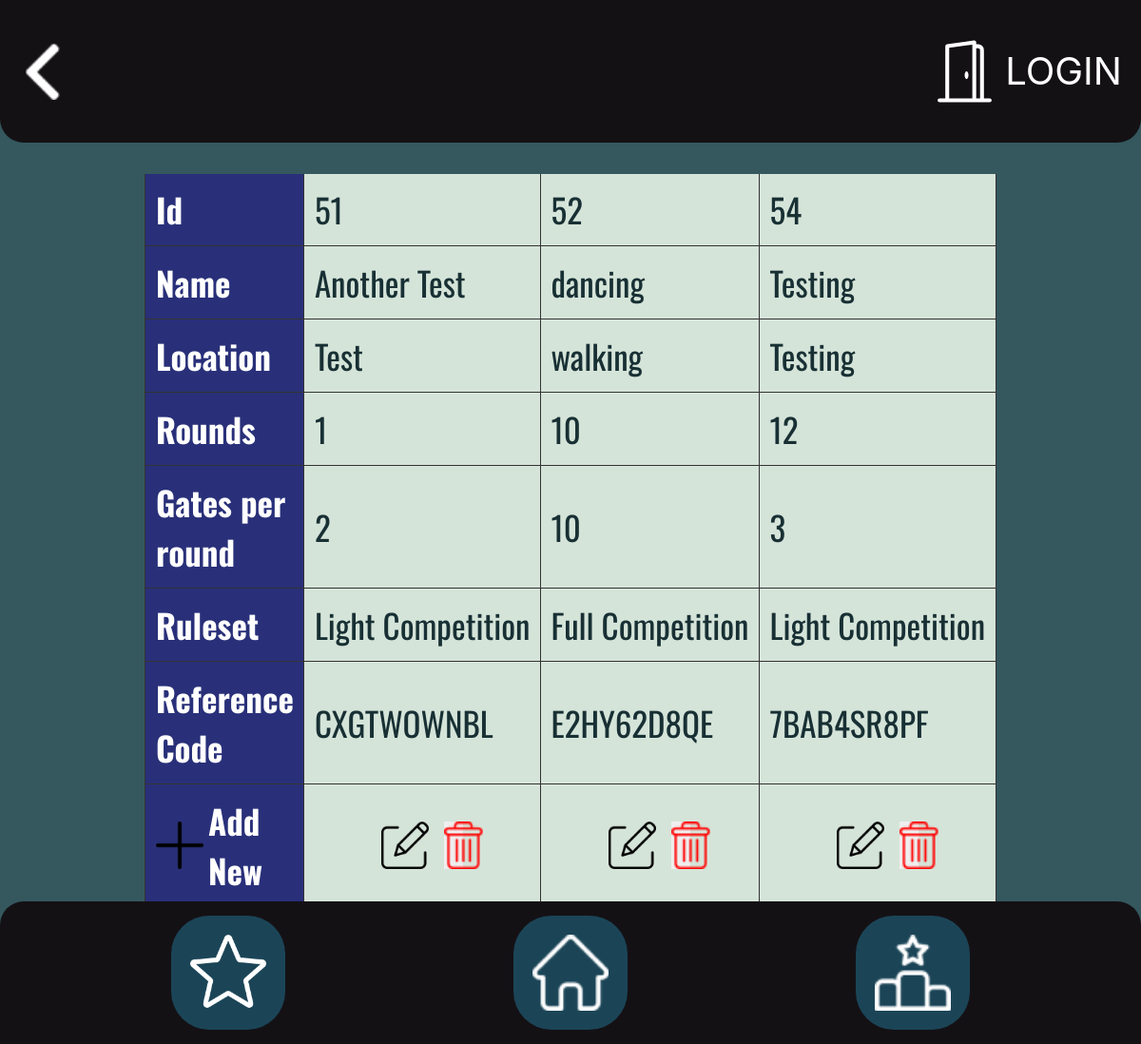
Page /account/comp/list/ on the earlier database version.
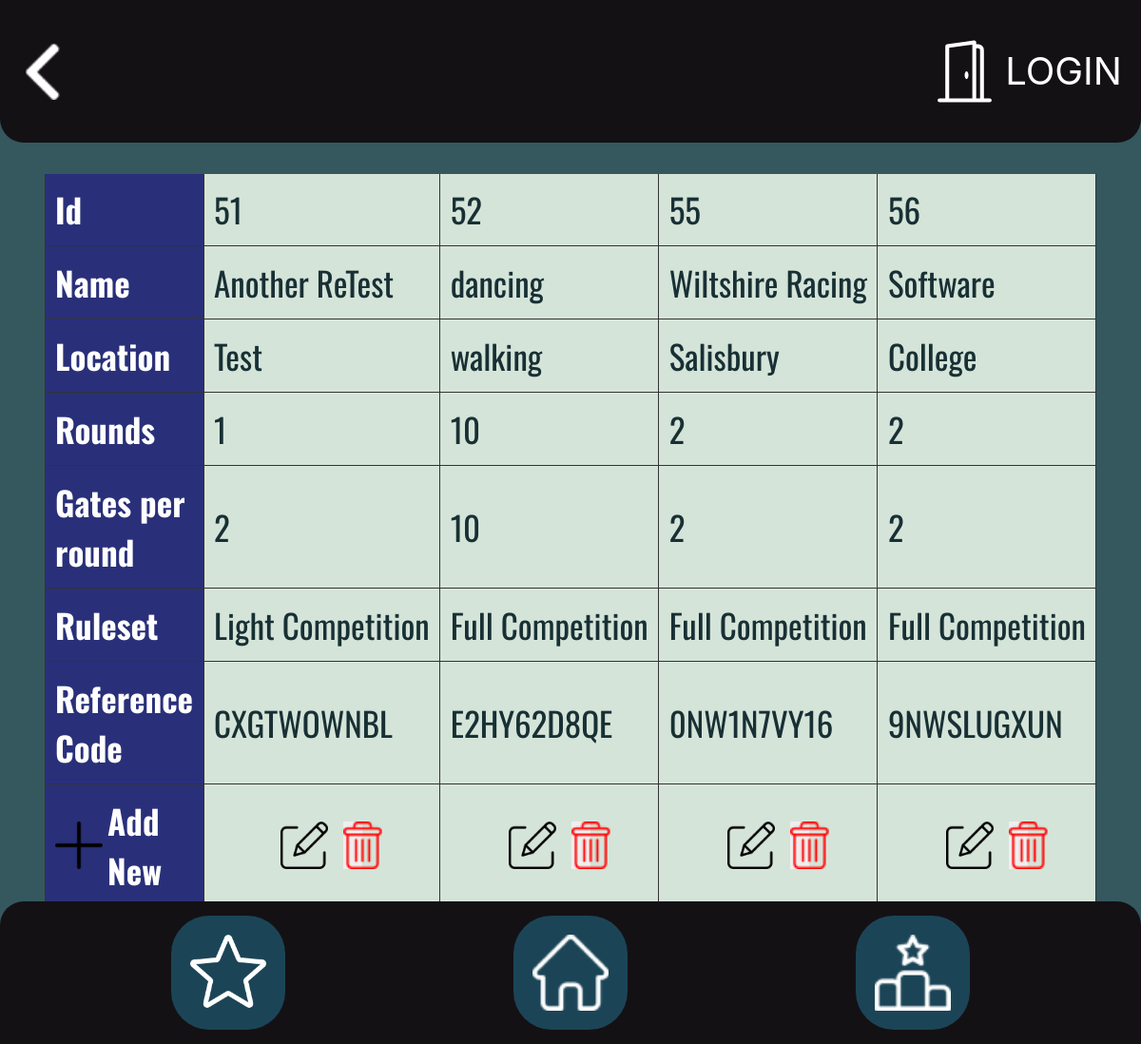
Same page on the later database version.
### database/models.py (models this page shows, shortened)
class Competition(models.Model):
    name = models.CharField(max_length=100)
    location = models.CharField(max_length=50)
    no_of_rounds = models.IntegerField(validators=[MinValueValidator(
        1, message='Please enter a number greater than or equal to 1'), MaxValueValidator(30, message='Please enter a number less than or equal to 30')])
    gates_per_round = models.IntegerField(
        validators=[MinValueValidator(1), MaxValueValidator(30)])
    ruleset = models.ForeignKey(Ruleset, on_delete=models.CASCADE)
    ref_code = models.CharField(
        max_length=10,
        blank=True,
        editable=False,
        unique=True,
        default=get_random_string(
            5, allowed_chars=string.ascii_uppercase + string.digits)
    )

class Ruleset(models.Model):
    name = models.CharField(max_length=100, unique=True)
    def __str__(self):
        return self.name

### database/views.py (the view)
# urls.py: path('comp/list/', views.comp_list, name='finn'),
def comp_list(request):
    context = {
        'comp_list': Competition.objects.all()
    }
    return render(request, "competition_register/comp_list.html", context)

### database/templates/competition_register/comp_list.html (shortened to what this page needs)
{% extends 'base1.html' %}
{% load static %}
{% block head %}
<link rel="stylesheet" href="{% static 'list.css' %}">
{% endblock %}
{% block content %}
<div class="Tscroll">
    <table id="comp">
        <tr>
            <th>Id</th>
            {% for comp in comp_list %}
            <td>{{comp.id}}</td>
            {% endfor %}
        </tr>
        <tr>
            <th>Name</th>
            {% for comp in comp_list %}
            <td>{{comp.name}}</td>
            {% endfor %}
        </tr>
        <tr>
            <th>Location</th>
            {% for comp in comp_list %}
            <td>{{comp.location}}</td>
            {% endfor %}
        </tr>
        <tr>
            <th>Rounds</th>
            {% for comp in comp_list %}
            <td>{{comp.no_of_rounds}}</td>
            {% endfor %}
        </tr>
        <tr>
            <th>Gates per round</th>
            {% for comp in comp_list %}
            <td>{{comp.gates_per_round}}</td>
            {% endfor %}
        </tr>
        <tr>
            <th>Ruleset</th>
            {% for comp in comp_list %}
            <td>{{comp.ruleset}}</td>
            {% endfor %}
        </tr>
        <tr>
            <th>Reference Code</th>
            {% for comp in comp_list %}
            <td>{{comp.ref_code}}</td>
            {% endfor %}
        </tr>
        <tr>
            <th>
                <a href="{% url 'comp_insert' %}" class="add-user">
                    <img src="{% static 'plus.png' %}" alt="" class="edit" style="height: 50px;"> Add New</a>
            </th>
            {% for comp in comp_list %}
            <td class="add-new">
                <div class="please">
                    <a href="{% url 'comp_update' comp.id %}">
                        <img src="{% static 'edit.png' %}" alt="" class="edit" style="height: 50px;">
                    </a>
                    <form action="{% url 'comp_delete' comp.id %}" method="post">
                        <button type="submit" class="del"
                            onclick="return confirm('Do you really want to delete user {{comp.name}}?')"><img
                                src="/database/static/delete.png" style="height: 50px"></button>
                    </form>
                </div>
            </td>
            {% endfor %}
        </tr>
    </table>
</div>
{% endblock %}

Differences in the rows shown:
removed Competition: id "54", name "Testing", location "Testing", no_of_rounds "12", gates_per_round "3", ruleset "Light Competition", ref_code "7BAB4SR8PF"
changed Competition "Test": name "Another Test" → "Another ReTest"
added Competition: id "55", name "Wiltshire Racing", location "Salisbury", no_of_rounds "2", gates_per_round "2", ruleset "Full Competition", ref_code "0NW1N7VY16"
added Competition: id "56", name "Software", location "College", no_of_rounds "2", gates_per_round "2", ruleset "Full Competition", ref_code "9NWSLUGXUN"
